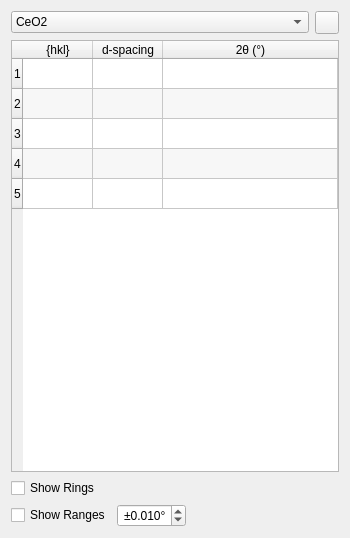
       <widget class="QWidget" name="materials">
        <property name="geometry">
         <rect>
          <x>-148</x>
          <y>0</y>
          <width>350</width>
          <height>538</height>
         </rect>
        </property>
        <attribute name="label">
         <string>Materials</string>
        </attribute>
        <layout class="QVBoxLayout" name="verticalLayout_7">
         <item>
          <layout class="QHBoxLayout" name="horizontalLayout_7">
           <item>
            <widget class="QComboBox" name="materialComboBox">
             <property name="sizePolicy">
              <sizepolicy hsizetype="Expanding" vsizetype="Fixed">
               <horstretch>0</horstretch>
               <verstretch>0</verstretch>
              </sizepolicy>
             </property>
             <property name="contextMenuPolicy">
              <enum>Qt::DefaultContextMenu</enum>
             </property>
             <property name="toolTip">
              <string>&lt;html&gt;&lt;head/&gt;&lt;body&gt;&lt;p&gt;&lt;br/&gt;&lt;/p&gt;&lt;/body&gt;&lt;/html&gt;</string>
             </property>
             <property name="editable">
              <bool>false</bool>
             </property>
             <item>
              <property name="text">
               <string>CeO2</string>
              </property>
             </item>
             <item>
              <property name="text">
               <string>Diamond</string>
              </property>
             </item>
             <item>
              <property name="text">
               <string>LaB6</string>
              </property>
             </item>
             <item>
              <property name="text">
               <string>Ruby</string>
              </property>
             </item>
             <item>
              <property name="text">
               <string>Silicon</string>
              </property>
             </item>
            </widget>
           </item>
           <item>
            <widget class="QToolButton" name="materialToolButton">
             <property name="toolTip">
              <string>&lt;html&gt;&lt;head/&gt;&lt;body&gt;&lt;p&gt;Click to add, modify, or delete material&lt;/p&gt;&lt;/body&gt;&lt;/html&gt;</string>
             </property>
             <property name="text">
              <string/>
             </property>
             <property name="popupMode">
              <enum>QToolButton::InstantPopup</enum>
             </property>
            </widget>
           </item>
          </layout>
         </item>
         <item>
          <widget class="QTableWidget" name="tableWidget">
           <property name="toolTip">
            <string>&lt;html&gt;&lt;head/&gt;&lt;body&gt;&lt;p&gt;left click a row to activate the hkl&lt;/p&gt;&lt;/body&gt;&lt;/html&gt;</string>
           </property>
           <property name="alternatingRowColors">
            <bool>true</bool>
           </property>
           <property name="selectionMode">
            <enum>QAbstractItemView::MultiSelection</enum>
           </property>
           <property name="selectionBehavior">
            <enum>QAbstractItemView::SelectRows</enum>
           </property>
           <property name="rowCount">
            <number>5</number>
           </property>
           <attribute name="horizontalHeaderCascadingSectionResizes">
            <bool>true</bool>
           </attribute>
           <attribute name="horizontalHeaderDefaultSectionSize">
            <number>70</number>
           </attribute>
           <attribute name="horizontalHeaderMinimumSectionSize">
            <number>70</number>
           </attribute>
           <attribute name="horizontalHeaderStretchLastSection">
            <bool>true</bool>
           </attribute>
           <row/>
           <row/>
           <row/>
           <row/>
           <row/>
           <column>
            <property name="text">
             <string>{hkl}</string>
            </property>
           </column>
           <column>
            <property name="text">
             <string>d-spacing</string>
            </property>
           </column>
           <column>
            <property name="text">
             <string>2θ (°)</string>
            </property>
           </column>
          </widget>
         </item>
         <item>
          <widget class="QCheckBox" name="showRingsCheckBox">
           <property name="toolTip">
            <string>&lt;html&gt;&lt;head/&gt;&lt;body&gt;&lt;p&gt;show powder rings for the selected HKLs for the active material&lt;/p&gt;&lt;/body&gt;&lt;/html&gt;</string>
           </property>
           <property name="text">
            <string>Show Rings</string>
           </property>
          </widget>
         </item>
         <item>
          <layout class="QHBoxLayout" name="horizontalLayout_3">
           <item>
            <widget class="QCheckBox" name="showRangesCheckBox">
             <property name="toolTip">
              <string>&lt;html&gt;&lt;head/&gt;&lt;body&gt;&lt;p&gt;show 2θ ranges for the selected HKLs for the active material&lt;/p&gt;&lt;/body&gt;&lt;/html&gt;</string>
             </property>
             <property name="text">
              <string>Show Ranges</string>
             </property>
            </widget>
           </item>
           <item>
            <widget class="QDoubleSpinBox" name="tthRangesSpinBox">
             <property name="toolTip">
              <string>&lt;html&gt;&lt;head/&gt;&lt;body&gt;&lt;p&gt;±2θ range&lt;/p&gt;&lt;/body&gt;&lt;/html&gt;</string>
             </property>
             <property name="alignment">
              <set>Qt::AlignRight|Qt::AlignTrailing|Qt::AlignVCenter</set>
             </property>
             <property name="prefix">
              <string>±</string>
             </property>
             <property name="suffix">
              <string>°</string>
             </property>
             <property name="decimals">
              <number>3</number>
             </property>
             <property name="minimum">
              <double>0.005000000000000</double>
             </property>
             <property name="maximum">
              <double>1.000000000000000</double>
             </property>
             <property name="singleStep">
              <double>0.005000000000000</double>
             </property>
             <property name="value">
              <double>0.010000000000000</double>
             </property>
            </widget>
           </item>
           <item>
            <spacer name="horizontalSpacer">
             <property name="orientation">
              <enum>Qt::Horizontal</enum>
             </property>
             <property name="sizeHint" stdset="0">
              <size>
               <width>40</width>
               <height>20</height>
              </size>
             </property>
            </spacer>
           </item>
          </layout>
         </item>
        </layout>
       </widget>
